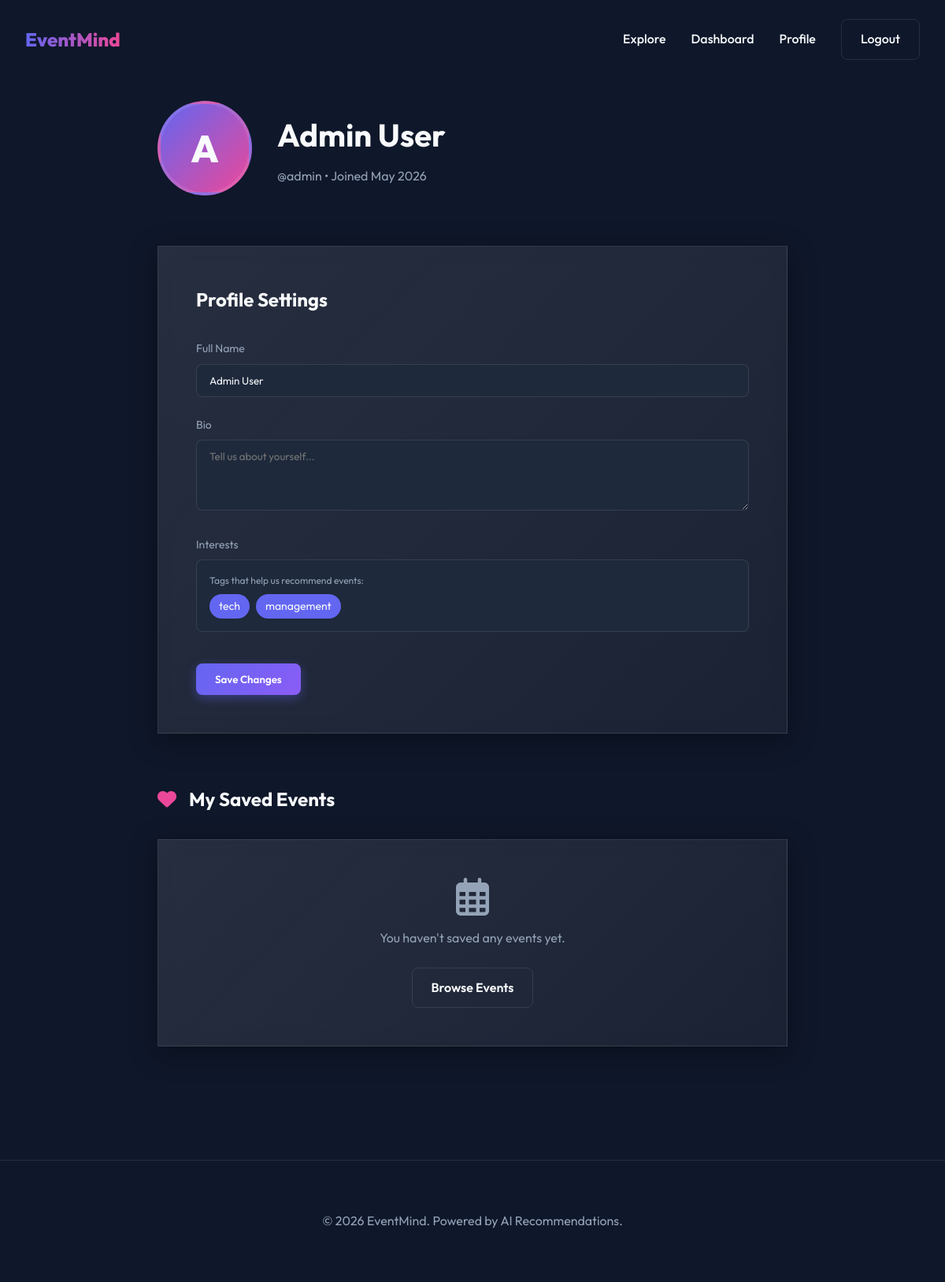
/profile (signed in), run on the app's committed database.
### app/models/user.py (models this page shows, shortened)
class User(Base, TimestampMixin):
    __tablename__ = "users"
    id: Mapped[int] = mapped_column(primary_key=True, index=True)
    email: Mapped[str] = mapped_column(String(255), unique=True, index=True, nullable=False)
    username: Mapped[str] = mapped_column(String(50), unique=True, index=True, nullable=False)
    hashed_password: Mapped[str] = mapped_column(String(255), nullable=False)
    full_name: Mapped[str] = mapped_column(String(150), nullable=False)
    bio: Mapped[str | None] = mapped_column(Text, nullable=True)
    avatar_url: Mapped[str | None] = mapped_column(String(500), nullable=True)
    interests: Mapped[list] = mapped_column(JSON, default=list, nullable=False)
    role: Mapped[UserRole] = mapped_column(
        Enum(UserRole), default=UserRole.USER, nullable=False
    )
    is_active: Mapped[bool] = mapped_column(Boolean, default=True, nullable=False)
    events: Mapped[list["Event"]] = relationship(
        "Event", back_populates="owner", lazy="selectin"
    )
    registrations: Mapped[list["Registration"]] = relationship(
        "Registration", back_populates="user", lazy="selectin"
    )
    comments: Mapped[list["Comment"]] = relationship(
        "Comment", back_populates="user", lazy="selectin"
    )
    favorites: Mapped[list["Event"]] = relationship(
        "Event", secondary="user_favorite_events", back_populates="favorited_by", lazy="selectin"
    )

### app/web/profile_views.py (the view)
@router.get("", response_class=HTMLResponse)
async def profile_page(
    request: Request,
    current_user=Depends(require_login_cookie),
    session: AsyncSession = Depends(get_db),
):
    service = UserService(session)
    fav_service = FavoriteService(session)
    stats = await service.get_user_stats(current_user.id)
    saved_events = await fav_service.get_user_favorites(current_user.id)
    for event in saved_events:
        setattr(event, "is_favorited", True)
    return templates.TemplateResponse(
        request=request,
        name="profile/index.html",
        context={
            "current_user": current_user,
            "stats": stats,
            "saved_events": saved_events
        },
    )

### templates/profile/index.html (shortened to what this page needs)
{% extends "base.html" %}
{% block content %}
<section style="padding: 8rem 2rem 4rem;">
    <div style="max-width: 800px; margin: 0 auto;">
        <div style="display: flex; align-items: center; gap: 2rem; margin-bottom: 4rem;">
            <div style="width: 120px; height: 120px; background: linear-gradient(135deg, var(--primary), var(--secondary)); border-radius: 50%; display: flex; align-items: center; justify-content: center; font-size: 3rem; font-weight: 800; border: 4px solid var(--glass-border);">
                {{ current_user.username[0].upper() }}
            </div>
            <div>
                <h1 style="font-size: 2.5rem; margin-bottom: 0.5rem;">{{ current_user.full_name }}</h1>
                <p style="color: var(--text-muted);">@{{ current_user.username }} • Joined {{ current_user.created_at.strftime('%B %Y') }}</p>
            </div>
        </div>
        <div class="glass-card" style="padding: 3rem;">
            <h2 style="margin-bottom: 2rem;">Profile Settings</h2>
            <form action="/profile/update" method="POST">
                <div class="form-group">
                    <label for="full_name">Full Name</label>
                    <input type="text" id="full_name" name="full_name" class="form-control" value="{{ current_user.full_name }}" required>
                </div>
                <div class="form-group">
                    <label for="bio">Bio</label>
                    <textarea id="bio" name="bio" class="form-control" rows="4" placeholder="Tell us about yourself...">{{ current_user.bio or '' }}</textarea>
                </div>
                <div class="form-group">
                    <label>Interests</label>
                    <div style="background: var(--surface); padding: 1rem; border-radius: 0.5rem; border: 1px solid var(--glass-border);">
                        <p style="font-size: 0.75rem; color: var(--text-muted); margin-bottom: 0.5rem;">Tags that help us recommend events:</p>
                        <div style="display: flex; flex-wrap: wrap; gap: 0.5rem;">
                            {% for interest in current_user.interests %}
                                <span style="background: var(--primary); padding: 0.25rem 0.75rem; border-radius: 2rem; font-size: 0.875rem;">{{ interest }}</span>
                            {% else %}
                                <span style="color: var(--text-muted); font-size: 0.875rem;">No interests added yet.</span>
                            {% endfor %}
                        </div>
                    </div>
                </div>
                <button type="submit" class="btn btn-primary" style="margin-top: 1rem;">Save Changes</button>
            </form>
        </div>
        <div style="margin-top: 4rem;">
            <h2 style="margin-bottom: 2rem; display: flex; align-items: center; gap: 1rem;">
                <i class="fas fa-heart" style="color: var(--secondary);"></i> My Saved Events
            </h2>
            {% if saved_events %}
                <div class="event-grid" style="grid-template-columns: repeat(auto-fill, minmax(280px, 1fr)); padding: 0;">
                    {% for event in saved_events %}
                        {% include "partials/event_card.html" %}
                    {% endfor %}
                </div>
            {% else %}
                <div class="glass-card" style="padding: 3rem; text-align: center;">
                    <i class="far fa-calendar-alt" style="font-size: 3rem; color: var(--text-muted); margin-bottom: 1rem;"></i>
                    <p style="color: var(--text-muted);">You haven't saved any events yet.</p>
                    <a href="/events" class="btn btn-outline" style="margin-top: 1.5rem;">Browse Events</a>
                </div>
            {% endif %}
        </div>
    </div>
</section>
{% endblock %}

### static/css/main.css (style rules this page uses)
:root { --primary: #6366f1; --primary-dark: #4f46e5; --secondary: #ec4899; --accent: #8b5cf6; --background: #0f172a; --surface: #1e293b; --surface-light: #334155; --text: #f8fafc; --text-muted: #94a3b8; --error: #ef4444; --success: #10b981; --glass: rgba(255, 255, 255, 0.05); --glass-border: rgba(255, 255, 255, 0.1); }
* { margin: 0; padding: 0; box-sizing: border-box; font-family: 'Outfit', sans-serif; }
body { background-color: var(--background); color: var(--text); line-height: 1.6; overflow-x: hidden; }
.glass-card { background: linear-gradient(135deg, rgba(255,255,255,0.1), rgba(255,255,255,0.05)); backdrop-filter: blur(10px); border: 1px solid rgba(255,255,255,0.1); box-shadow: 0 8px 32px 0 rgba(0, 0, 0, 0.37); }
.btn { padding: 0.75rem 1.5rem; border-radius: 0.5rem; font-weight: 600; cursor: pointer; transition: all 0.3s cubic-bezier(0.4, 0, 0.2, 1); text-decoration: none; display: inline-block; border: none; }
.btn-primary { background: linear-gradient(135deg, var(--primary), var(--accent)); color: white; box-shadow: 0 4px 14px 0 rgba(99, 102, 241, 0.39); }
.btn-outline { background: transparent; border: 1px solid var(--glass-border); color: var(--text); }
.form-group { margin-bottom: 1.5rem; }
.form-group label { display: block; font-size: 0.875rem; margin-bottom: 0.5rem; color: var(--text-muted); }
.form-control { width: 100%; padding: 0.75rem 1rem; background: var(--surface); border: 1px solid var(--glass-border); border-radius: 0.5rem; color: var(--text); transition: border-color 0.3s; }

### data on the page
User: username "A", full_name "Admin User", username "admin", created_at "May 2026"

### other printed values
{{ interest }} "tech" "management"
